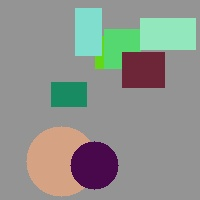
#> input picture images/sample_11.jpg, 200 x 200 px, found by its file name; its folder holds 4 pictures in this run
$ python main.py
#> lines starting #> are read from the running program, lines starting #| are printed output that depends on the picture; after the words box and inside, x2 and y2 are one past the last pixel; in counts of white or black regions, pixels touching at a corner belong together
"""
=============================================================
  Image Feature-Based Prediction using Linear Regression
=============================================================
  Author   : Vidyanand Yadav & Ayush Maurya
  Libraries: NumPy, Pandas, Matplotlib, OpenCV, Scikit-learn
  Purpose  : Extract image features and predict a target value
             (simulated "price") using Linear Regression.
=============================================================
"""

import os
import cv2
import numpy as np
import pandas as pd
import matplotlib.pyplot as plt
from sklearn.linear_model import LinearRegression
from sklearn.model_selection import train_test_split
from sklearn.metrics import mean_squared_error, r2_score


# ─────────────────────────────────────────────
# STEP 1: Load images from the "images" folder
# ─────────────────────────────────────────────
def load_images(folder_path):
    """Load all images from the given folder. Returns list of (filename, image) tuples."""
#> called with folder_path = 'images'
    supported = ('.jpg', '.jpeg', '.png', '.bmp')
    images = []

    if not os.path.exists(folder_path):
        print(f"[ERROR] Folder '{folder_path}' not found. Please run generate_sample_images.py first.")
        return images

    for filename in os.listdir(folder_path):
        if filename.lower().endswith(supported):
            img_path = os.path.join(folder_path, filename)
            img = cv2.imread(img_path)
#> img is the input picture: shape (200, 200, 3); mean B, G, R 141, 146.6, 142.5
            if img is not None:
                images.append((filename, img))

    print(f"[INFO] Loaded {len(images)} image(s) from '{folder_path}'")
    return images


# ─────────────────────────────────────────────
# STEP 2: Extract features from each image
# ─────────────────────────────────────────────
def extract_features(images):
    """
    For each image:
      - Convert to grayscale
      - Compute average brightness (mean pixel value)
      - Count edges using Canny edge detection
    Returns a Pandas DataFrame with columns: filename, brightness, edges
    """
    records = []

    for filename, img in images:
        # Convert BGR image to grayscale
        gray = cv2.cvtColor(img, cv2.COLOR_BGR2GRAY)

        # Feature 1: Average brightness (mean of all pixel values, 0–255)
        brightness = np.mean(gray)

        # Feature 2: Edge count using Canny edge detector
        edges_img = cv2.Canny(gray, threshold1=100, threshold2=200)
        edge_count = np.sum(edges_img > 0)  # count non-zero (edge) pixels

        records.append({
            'filename'  : filename,
            'brightness': round(brightness, 4),
            'edges'     : edge_count
        })

    df = pd.DataFrame(records)
    return df


# ─────────────────────────────────────────────
# STEP 3: Create target variable "price"
# ─────────────────────────────────────────────
def create_target(df):
    """
    Simulate a target variable 'price' using a weighted formula:
        price = brightness * 0.5 + edges * 0.01
    Noise is added to simulate real-world unpredictability.
    """
    df['price'] = (df['brightness'] * 0.5) + (df['edges'] * 0.01)
    np.random.seed(42)
    noise = np.random.normal(0, 5, size=len(df))
    df['price'] = (df['price'] + noise).round(4)
    return df


# ─────────────────────────────────────────────
# STEP 4: Train Linear Regression model
# ─────────────────────────────────────────────
def train_model(df):
    """
    Train a Linear Regression model using brightness and edges as features,
    and price as the target variable.
    Returns the trained model, test sets, and predictions.
    """
    X = df[['brightness', 'edges']].values
    y = df['price'].values

    # Split into training (80%) and testing (20%) sets
    X_train, X_test, y_train, y_test = train_test_split(
        X, y, test_size=0.2, random_state=42
    )

    model = LinearRegression()
    model.fit(X_train, y_train)
    print("[INFO] Model training complete.")
    print(f"       Coefficients : brightness={model.coef_[0]:.4f}, edges={model.coef_[1]:.4f}")
    print(f"       Intercept    : {model.intercept_:.4f}")

    y_pred = model.predict(X_test)

    mse = mean_squared_error(y_test, y_pred)
    r2  = r2_score(y_test, y_pred)
    print(f"       MSE (test)   : {mse:.4f}")
    print(f"       R² Score     : {r2:.4f}")

    return model, X_test, y_test, y_pred


# ─────────────────────────────────────────────
# STEP 5: Add predictions to the full dataset
# ─────────────────────────────────────────────
def add_predictions(df, model):
    """Use the trained model to predict price for all rows and add as a new column."""
    X_all = df[['brightness', 'edges']].values
    df['predicted_price'] = model.predict(X_all).round(4)
    return df


# ─────────────────────────────────────────────
# STEP 6: Visualizations
# ─────────────────────────────────────────────
def plot_results(df, y_test, y_pred):
    """Generate two plots: Actual vs Predicted, and Brightness vs Price."""

    mse = mean_squared_error(y_test, y_pred)
    r2  = r2_score(y_test, y_pred)
    mae = np.mean(np.abs(y_test - y_pred))

    fig, axes = plt.subplots(1, 2, figsize=(13, 6))
    fig.suptitle("Image Feature-Based Prediction using Linear Regression", fontsize=14)

    # --- Plot 1: Actual vs Predicted values ---
    ax1 = axes[0]
    ax1.scatter(y_test, y_pred, color='steelblue', edgecolors='black', s=80, label='Predictions')
    min_val = min(y_test.min(), y_pred.min())
    max_val = max(y_test.max(), y_pred.max())
    ax1.plot([min_val, max_val], [min_val, max_val], 'r--', linewidth=1.5, label='Ideal fit')
    ax1.set_xlabel("Actual Price")
    ax1.set_ylabel("Predicted Price")
    ax1.set_title("Actual vs Predicted Price")
    ax1.legend()
    ax1.grid(True, linestyle='--', alpha=0.5)

    # --- Plot 2: Brightness vs Price ---
    ax2 = axes[1]
    ax2.scatter(df['brightness'], df['price'], color='darkorange', edgecolors='black',
                s=80, label='Actual Price')
    ax2.scatter(df['brightness'], df['predicted_price'], color='green', marker='^',
                s=80, label='Predicted Price')
    ax2.set_xlabel("Brightness (mean pixel intensity)")
    ax2.set_ylabel("Price")
    ax2.set_title("Brightness vs Price")
    ax2.legend()
    ax2.grid(True, linestyle='--', alpha=0.5)

    # --- Metrics bar below both plots ---
    metrics_text = (
        f"  R² Score : {r2:.4f}     |     "
        f"Test Samples : {len(y_test)}     |     "
        f"Total Images : {len(df)}"
    )
    fig.text(0.5, 0.01, metrics_text, ha='center', fontsize=10,
             color='white',
             bbox=dict(boxstyle='round,pad=0.5', facecolor='#1a237e', edgecolor='#3949ab'))

    plt.tight_layout(rect=[0, 0.06, 1, 1])
    plt.savefig("output_plots.png", dpi=150)
    print("[INFO] Plots saved as 'output_plots.png'")
    plt.show()


# ─────────────────────────────────────────────
# STEP 7: Show sample image before/after grayscale
# ─────────────────────────────────────────────
def show_sample_image(images):
    """Display the first image in color and grayscale side by side."""
    if not images:
        return

    filename, img = images[0]
    gray = cv2.cvtColor(img, cv2.COLOR_BGR2GRAY)
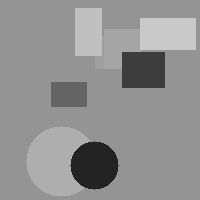
#> gray: shape (200, 200); min 30, max 204, mean 144.8
    img_rgb = cv2.cvtColor(img, cv2.COLOR_BGR2RGB)

    fig, axes = plt.subplots(1, 2, figsize=(10, 4))
    fig.suptitle(f"Sample Image: {filename}", fontsize=13)

    axes[0].imshow(img_rgb)
    axes[0].set_title("Original (Color)")
    axes[0].axis('off')

    axes[1].imshow(gray, cmap='gray')
    axes[1].set_title("After Grayscale Conversion")
    axes[1].axis('off')

    plt.tight_layout()
    plt.savefig("sample_image_comparison.png", dpi=150)
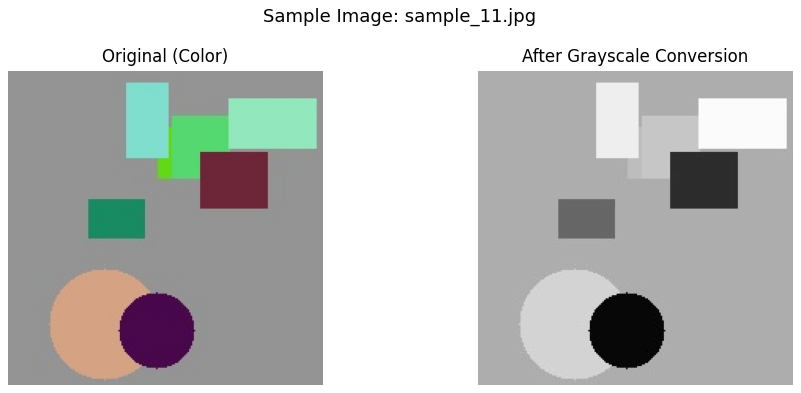
#> figure drawn by matplotlib, 2 panels
    print("[INFO] Sample image comparison saved as 'sample_image_comparison.png'")
    plt.show()


# MAIN — ties everything together

def main():
    print("=" * 60)
    print("  Image Feature-Based Prediction using Linear Regression")
    print("=" * 60)

    # 1. Load images from the images/ folder
    images = load_images("images")
    if not images:
        print("[ERROR] No images found. Please run generate_sample_images.py first.")
        return

    # 2. Show sample image (before/after grayscale)
    show_sample_image(images)

    # 3. Extract features into a DataFrame
    df = extract_features(images)
#> the loop in extract_features, `for filename, img in images:` made 4 passes
#> pass 1, in extract_features, `edges_img = cv2.Canny(gray, threshold1=100, threshold2=200)`:
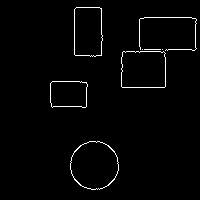
#> edges_img: shape (200, 200); 1.9% white in thin lines or dots, all inside (x1, y1, x2, y2) = (50, 7, 197, 190)
#> pass 2, in extract_features, `gray = cv2.cvtColor(img, cv2.COLOR_BGR2GRAY)`:
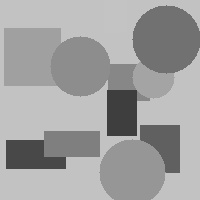
#> gray: shape (200, 200); min 59, max 203, mean 160.6
#> pass 3, in extract_features, `gray = cv2.cvtColor(img, cv2.COLOR_BGR2GRAY)`:
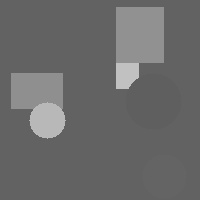
#> gray: shape (200, 200); min 89, max 199, mean 106.4
#> after the loop in extract_features, `for filename, img in images:`:
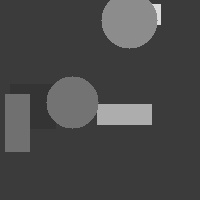
#> gray: shape (200, 200); min 47, max 223, mean 72

    # 4. Create target variable
    df = create_target(df)

    # 5. Print dataset preview
    print("\n--- Dataset Preview ---")
    print(df.to_string(index=False))

    # 6. Train model
    print("\n--- Model Training ---")
    model, X_test, y_test, y_pred = train_model(df)

    # 7. Add predictions to dataset
    df = add_predictions(df, model)

    # 8. Print prediction results
    print("\n--- Prediction Results ---")
    print(df[['filename', 'brightness', 'edges', 'price', 'predicted_price']].to_string(index=False))

    # 9. Save dataset to CSV
    csv_path = "image_features_dataset.csv"
    df.to_csv(csv_path, index=False)
    print(f"\n[INFO] Dataset saved as '{csv_path}'")

    # 10. Plot results
    print("\n--- Generating Plots ---")
    plot_results(df, y_test, y_pred)
#> in plot_results, `plt.savefig("output_plots.png", dpi=150)`:
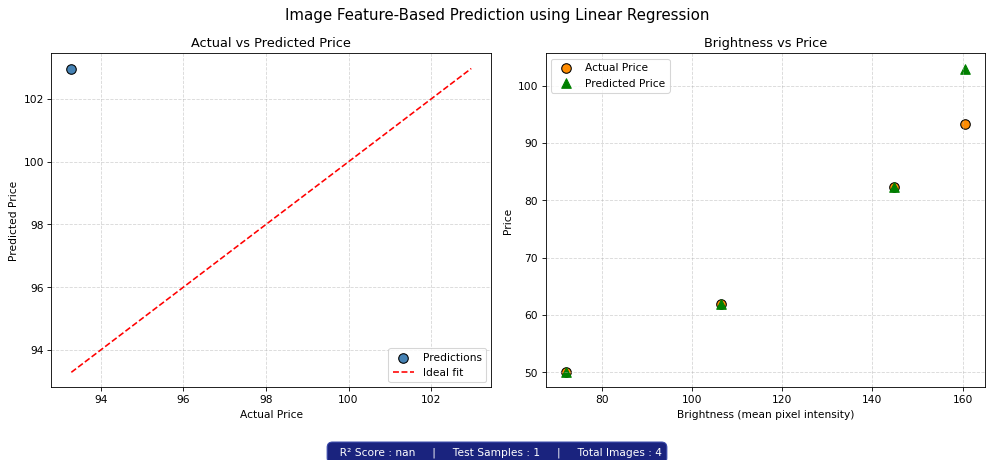
#> figure drawn by matplotlib, 2 panels

    print("\n[DONE] Project execution complete.")


if __name__ == "__main__":
    main()
